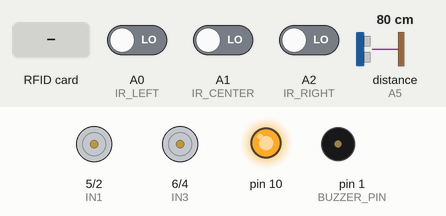
Simulated run of this sketch. Board: Arduino Uno, built with avr-gcc and run on an emulated ATmega328P. Shown: motor-driver pin pairs drawn as motors (green arrow = first pin HIGH = forward, orange = second pin HIGH = backward, longer = more drive), output pins drawn as LEDs (lit = HIGH), buzzer (waves = sounding, pin HIGH). Inputs (shaded band) come from the test bench; at power-on: A0 (IR_LEFT) LOW, A1 (IR_CENTER) LOW, A2 (IR_RIGHT) LOW, distance to the obstacle (sensor on A5) 80 cm. The echo pulse lasts 58.3 µs per cm; pins used as bus, display or sensor lines are not drawn.

Above: at 1.2 s.
1.3 s: RFID card A3 3D 3D FC held to the reader
At 2.5 s:
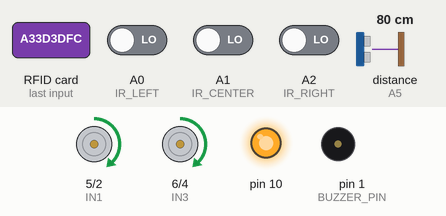
3.1 s: A0 (IR_LEFT) driven HIGH
At 4.3 s:
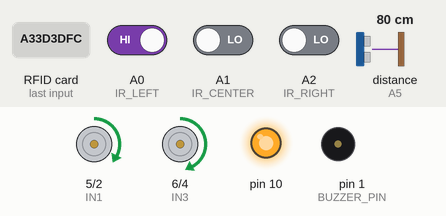
4.6 s: A1 (IR_CENTER) driven HIGH
At 5.5 s:
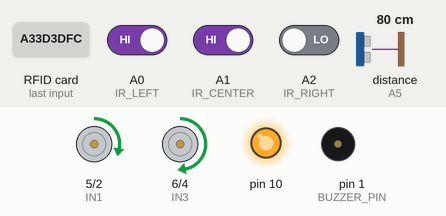
6.1 s: RFID card 33 45 3F FC held to the reader
At 7.1 s:
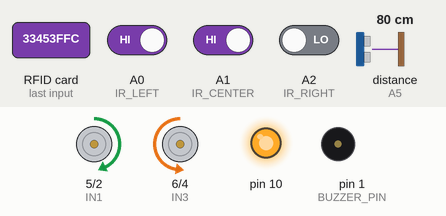
9.1 s: A2 (IR_RIGHT) driven HIGH
At 10.2 s:
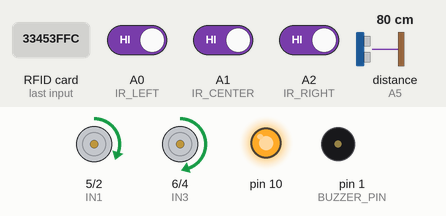
10.6 s: A0 (IR_LEFT) driven LOW
At 11.3 s:
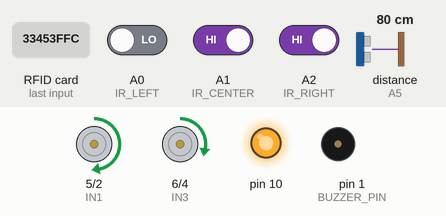
Timing chart, 0 to 13.1 s (numbered marks = the images above; inputs shaded):
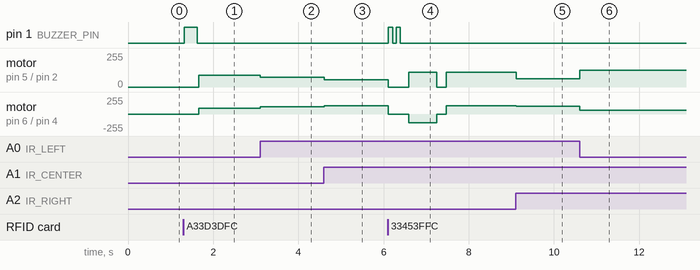

Measured:
- after the input at 1.3 s, pin 1 (BUZZER_PIN): LOW → HIGH at once, → LOW 0.30 s later; motor on pin 5 (IN1) / pin 2 (IN2), motor on pin 6 (IN3) / pin 4 (IN4): stopped → forward 90/255 after 0.36 s
- after the input at 3.1 s, motor on pin 5 (IN1) / pin 2 (IN2): forward 90/255 → forward 72/255 at once; motor on pin 6 (IN3) / pin 4 (IN4): forward 90/255 → forward 108/255 at once
- after the input at 4.6 s, motor on pin 5 (IN1) / pin 2 (IN2): forward 72/255 → forward 54/255 at once; motor on pin 6 (IN3) / pin 4 (IN4): forward 108/255 → forward 126/255 at once
- after the input at 6.1 s, pin 1 (BUZZER_PIN): alternates HIGH for 0.10 s and LOW for 0.08 s, 4 changes in all, then stays LOW, starting at once; motor on pin 5 (IN1) / pin 2 (IN2): forward 54/255 → stopped at once, → forward 110/255 0.48 s later, → stopped 0.65 s later, → forward 110/255 0.23 s later
- after the input at 9.1 s, motor on pin 5 (IN1) / pin 2 (IN2): forward 110/255 → forward 63/255 at once; motor on pin 6 (IN3) / pin 4 (IN4): forward 126/255 → forward 117/255 at once
- after the input at 10.6 s, motor on pin 5 (IN1) / pin 2 (IN2): forward 63/255 → forward 126/255 at once; motor on pin 6 (IN3) / pin 4 (IN4): forward 117/255 → forward 54/255 at once

The sketch:

Code_without_Arm.ino
```cpp
#include <SPI.h>
#include <MFRC522.h>


// ==================== CONFIGURATION & TOGGLES ====================
const int BLACK_LINE_STATE = LOW;   // Active-LOW logic (White = 1, Black = 0)
const bool SWAP_IR_SENSORS = false; // Set true if physical left/right IR sensors are swapped


// ==================== PIN DEFINITIONS ====================
#define IN1 5  // Right Motor PWM / Speed
#define IN2 2  // Right Motor Direction
#define IN3 6  // Left Motor PWM / Speed
#define IN4 4  // Left Motor Direction


#define IR_LEFT   A0
#define IR_CENTER A1
#define IR_RIGHT  A2


#define TRIG_PIN 3
#define ECHO_PIN A5
#define BUZZER_PIN 1


#define SS_PIN  A3  // RFID SDA
#define RST_PIN A4  // RFID RST


// ==================== SLOW-SPEED PID PARAMETERS ====================
float Kp = 18.0;
float Kd = 8.0;
float Ki = 0.0;


int BASE_SPEED = 90;  // Reduced cruise speed
int MIN_SPEED  = 50;  // Minimum speed threshold
int MAX_SPEED  = 135; // Maximum speed ceiling


float error = 0, lastError = 0, integral = 0;


// ==================== RFID CONFIGURATION ====================
MFRC522 rfid(SS_PIN, RST_PIN);


byte LIBRARIAN_UID[4] = {0xA3, 0x3D, 0x3D, 0xFC};
byte SHELF_UID[4]     = {0x33, 0x45, 0x3F, 0xFC};
byte BOOK_UID[4]      = {0x49, 0xDB, 0x07, 0x05};


enum State {
  WAIT_FOR_START,
  FOLLOW_TO_SHELF,
  FOLLOW_TO_BOOK,
  FOLLOW_WITH_BOOK
};


State currentState = WAIT_FOR_START;
unsigned long lastRFIDCheck = 0;


void setup() {
  // Motor Pins
  pinMode(IN1, OUTPUT); pinMode(IN2, OUTPUT);
  pinMode(IN3, OUTPUT); pinMode(IN4, OUTPUT);
  stopMotors();


  // Sensors & Buzzer
  pinMode(IR_LEFT, INPUT); pinMode(IR_CENTER, INPUT); pinMode(IR_RIGHT, INPUT);
  pinMode(TRIG_PIN, OUTPUT); pinMode(ECHO_PIN, INPUT);
  pinMode(BUZZER_PIN, OUTPUT);


  // RFID Setup
  SPI.begin();
  rfid.PCD_Init();
  rfid.PCD_SetAntennaGain(rfid.RxGain_max); // Boost antenna sensitivity for reading while moving
}


void loop() {
  // Global Librarian Tag Check (Toggle Start / Stop)
  if (checkRFIDThrottled(LIBRARIAN_UID)) {
    if (currentState == WAIT_FOR_START) {
      triggerBuzzer(300);
      currentState = FOLLOW_TO_SHELF;
    } else {
      // Immediate full stop if Librarian tag is tapped while running
      stopMotors();
      doubleBeep();
      currentState = WAIT_FOR_START;
    }
    return;
  }


  // State Machine
  switch (currentState) {
    case WAIT_FOR_START:
      stopMotors();
      break;


    case FOLLOW_TO_SHELF:
      if (checkObstacle()) {
        handleObstacle();
      } else if (checkRFIDThrottled(SHELF_UID)) {
        stopMotors();
        doubleBeep();
        turnLeft90();
        currentState = FOLLOW_TO_BOOK;
      } else {
        followLinePID();
      }
      break;


    case FOLLOW_TO_BOOK:
      if (checkObstacle()) {
        handleObstacle();
      } else if (checkRFIDThrottled(BOOK_UID)) {
        stopMotors();
        doubleBeep();
        delay(1500); // Brief pause to confirm book stop
        currentState = FOLLOW_WITH_BOOK;
      } else {
        followLinePID();
      }
      break;


    case FOLLOW_WITH_BOOK:
      if (checkObstacle()) {
        handleObstacle();
      } else {
        followLinePID();
      }
      break;
  }
}


// ==================== PID LINE FOLLOWING ====================


void followLinePID() {
  int rawL = (digitalRead(IR_LEFT) == BLACK_LINE_STATE) ? 1 : 0;
  int C    = (digitalRead(IR_CENTER) == BLACK_LINE_STATE) ? 1 : 0;
  int rawR = (digitalRead(IR_RIGHT) == BLACK_LINE_STATE) ? 1 : 0;


  int L = SWAP_IR_SENSORS ? rawR : rawL;
  int R = SWAP_IR_SENSORS ? rawL : rawR;


  // Position Error Mapping
  if (L == 1 && C == 0 && R == 0)      error = -2.0;
  else if (L == 1 && C == 1 && R == 0) error = -1.0;
  else if (L == 0 && C == 1 && R == 0) error = 0.0;
  else if (L == 0 && C == 1 && R == 1) error = 1.0;
  else if (L == 0 && C == 0 && R == 1) error = 2.0;
  else if (L == 0 && C == 0 && R == 0) {
    error = (lastError > 0) ? 1.5 : -1.5;
  }


  integral += error;
  integral = constrain(integral, -5, 5);
  float derivative = error - lastError;
  float correction = (Kp * error) + (Ki * integral) + (Kd * derivative);
  lastError = error;


  int leftSpeed  = BASE_SPEED + correction;
  int rightSpeed = BASE_SPEED - correction;


  setMotorsForward(leftSpeed, rightSpeed);
}


// ==================== MOTOR CONTROLS ====================


void setMotorsForward(int leftSpeed, int rightSpeed) {
  leftSpeed  = constrain(leftSpeed, MIN_SPEED, MAX_SPEED);
  rightSpeed = constrain(rightSpeed, MIN_SPEED, MAX_SPEED);


  analogWrite(IN1, rightSpeed);
  digitalWrite(IN2, LOW);


  analogWrite(IN3, leftSpeed);
  digitalWrite(IN4, LOW);
}


void turnLeft90() {
  stopMotors();
  delay(200);

  analogWrite(IN1, 110); digitalWrite(IN2, LOW);
  analogWrite(IN3, 80);  digitalWrite(IN4, HIGH);

  delay(650);
  stopMotors();
  delay(200);
}


void stopMotors() {
  analogWrite(IN1, 0); digitalWrite(IN2, LOW);
  analogWrite(IN3, 0); digitalWrite(IN4, LOW);
}


// ==================== SENSOR & RFID UTILITIES ====================


bool checkObstacle() {
  digitalWrite(TRIG_PIN, LOW);
  delayMicroseconds(2);
  digitalWrite(TRIG_PIN, HIGH);
  delayMicroseconds(10);
  digitalWrite(TRIG_PIN, LOW);


  long duration = pulseIn(ECHO_PIN, HIGH, 12000);
  if (duration == 0) return false;


  int distance = duration * 0.0343 / 2;
  return (distance > 0 && distance <= 15);
}


void handleObstacle() {
  stopMotors();
  digitalWrite(BUZZER_PIN, HIGH);
  while (checkObstacle()) {
    delay(50);
  }
  digitalWrite(BUZZER_PIN, LOW);
}


bool checkRFIDThrottled(byte *targetUID) {
  if (millis() - lastRFIDCheck < 60) return false;
  lastRFIDCheck = millis();
  return checkRFID(targetUID);
}


bool checkRFID(byte *targetUID) {
  if (!rfid.PICC_IsNewCardPresent() || !rfid.PICC_ReadCardSerial()) return false;


  bool match = true;
  for (byte i = 0; i < 4; i++) {
    if (rfid.uid.uidByte[i] != targetUID[i]) {
      match = false;
      break;
    }
  }


  rfid.PICC_HaltA();
  rfid.PCD_StopCrypto1();
  return match;
}


void triggerBuzzer(int durationMs) {
  digitalWrite(BUZZER_PIN, HIGH);
  delay(durationMs);
  digitalWrite(BUZZER_PIN, LOW);
}


void doubleBeep() {
  triggerBuzzer(100);
  delay(80);
  triggerBuzzer(100);
}
```
